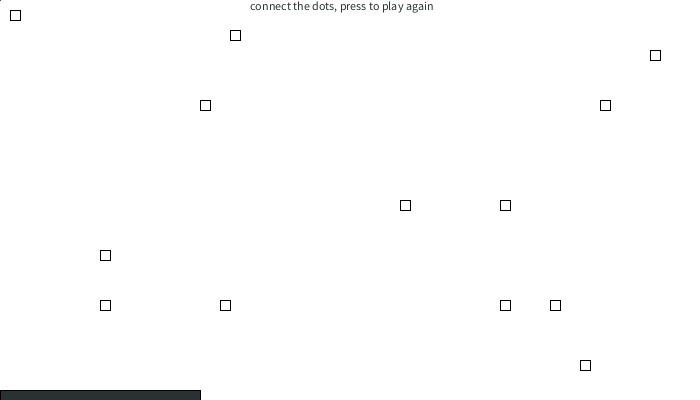
Frame 1 (no input)
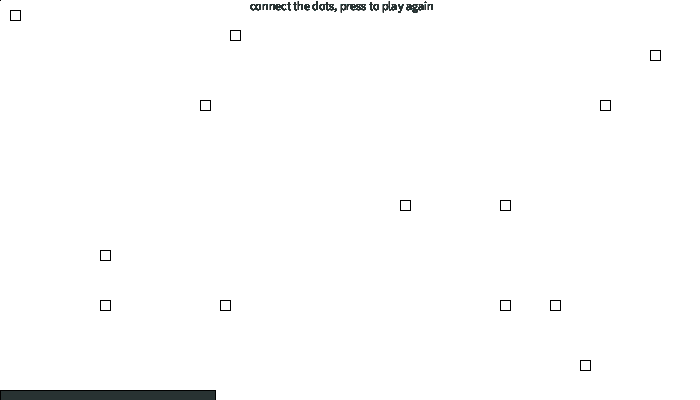
Frame 60 (the mouse pressed at the canvas centre just before this capture)
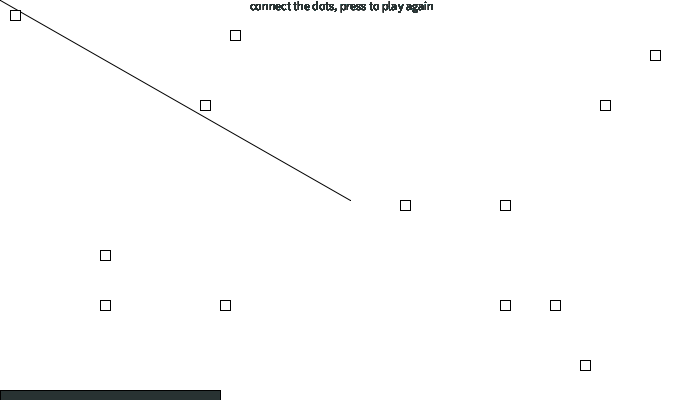
Frame 120 (the mouse held since frame 60 and released just before this capture)

The Processing sketch that drew these frames (run headless with seeded random() and noise(); from frame 60 on, the mouse is pressed at the canvas centre):

// Processing sketch: processing_48189
// ── processing_48189.pde

int xpos = 0;
int seconds;

void setup(){
size(700,400);
noCursor();
smooth();
background(255);

}void draw() { 
  
  seconds = second();
  fill(255,30);

  line(mouseX, mouseY, pmouseX, pmouseY);
  
  rect (10,10,10,10);
  rect (500,300,10,10);
  rect (100,300,10,10);
  rect (200,100,10,10);
  rect (400,200,10,10);
  rect (500,200,10,10);
  rect (550,300,10,10);
  rect (220,300,10,10);
  rect (100,250,10,10);
  rect (230,30,10,10);
  rect (580,360,10,10);
  rect (500,300,10,10);
  rect (650,50,10,10);
  rect (600,100,10,10);
  rect (600,400,10,10);
  
  
  
  fill(40, 50, 50);
  pushMatrix();
  rect(xpos,390,5*seconds,10); // 300
  popMatrix();
  
text("connect the dots, press to play again", 250, 10);
}

void mousePressed() {
    background(255);
  }
